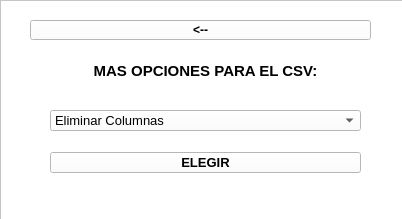
<?xml version="1.0" encoding="UTF-8"?>
<ui version="4.0">
 <class>VentanaOpciones</class>
 <widget class="QMainWindow" name="VentanaOpciones">
  <property name="geometry">
   <rect>
    <x>0</x>
    <y>0</y>
    <width>402</width>
    <height>219</height>
   </rect>
  </property>
  <property name="windowTitle">
   <string>Opciones CSV</string>
  </property>
  <property name="styleSheet">
   <string notr="true"/>
  </property>
  <widget class="QWidget" name="centralwidget">
   <widget class="QLabel" name="titulo">
    <property name="geometry">
     <rect>
      <x>50</x>
      <y>50</y>
      <width>311</width>
      <height>41</height>
     </rect>
    </property>
    <property name="font">
     <font>
      <pointsize>11</pointsize>
      <weight>75</weight>
      <bold>true</bold>
     </font>
    </property>
    <property name="styleSheet">
     <string notr="true">background-color: rgb(255, 255, 255);</string>
    </property>
    <property name="text">
     <string>MAS OPCIONES PARA EL CSV:</string>
    </property>
    <property name="alignment">
     <set>Qt::AlignCenter</set>
    </property>
   </widget>
   <widget class="QPushButton" name="elegir">
    <property name="geometry">
     <rect>
      <x>50</x>
      <y>152</y>
      <width>311</width>
      <height>21</height>
     </rect>
    </property>
    <property name="font">
     <font>
      <pointsize>10</pointsize>
      <weight>75</weight>
      <bold>true</bold>
     </font>
    </property>
    <property name="cursor">
     <cursorShape>PointingHandCursor</cursorShape>
    </property>
    <property name="styleSheet">
     <string notr="true">QPushButton:hover{
	
	background-color: rgb(165, 175, 173);
}
QPushButton{
	background-color: rgb(255, 255, 255);
}</string>
    </property>
    <property name="text">
     <string>ELEGIR</string>
    </property>
   </widget>
   <widget class="QComboBox" name="opciones">
    <property name="geometry">
     <rect>
      <x>50</x>
      <y>110</y>
      <width>311</width>
      <height>21</height>
     </rect>
    </property>
    <property name="font">
     <font>
      <pointsize>10</pointsize>
     </font>
    </property>
    <property name="toolTip">
     <string/>
    </property>
    <property name="statusTip">
     <string/>
    </property>
    <property name="whatsThis">
     <string/>
    </property>
    <property name="styleSheet">
     <string notr="true">background-color: rgb(255, 255, 255);</string>
    </property>
    <item>
     <property name="text">
      <string>Eliminar Columnas</string>
     </property>
    </item>
    <item>
     <property name="text">
      <string>Eliminar Registros</string>
     </property>
    </item>
    <item>
     <property name="text">
      <string>Segmentar dos CSV´s</string>
     </property>
    </item>
    <item>
     <property name="text">
      <string>Segmentar por Rangos</string>
     </property>
    </item>
    <item>
     <property name="text">
      <string>Unir dos CSV´s</string>
     </property>
    </item>
    <item>
     <property name="text">
      <string>Buscar Datos en especifico del CSV y Generar CSV</string>
     </property>
    </item>
    <item>
     <property name="text">
      <string>Elegir Columnas y Generar un CSV</string>
     </property>
    </item>
    <item>
     <property name="text">
      <string>Hacer Operaciones entre columnas</string>
     </property>
    </item>
    <item>
     <property name="text">
      <string>Referencia Cruzada</string>
     </property>
    </item>
   </widget>
   <widget class="QPushButton" name="regresar">
    <property name="geometry">
     <rect>
      <x>30</x>
      <y>20</y>
      <width>341</width>
      <height>20</height>
     </rect>
    </property>
    <property name="font">
     <font>
      <weight>75</weight>
      <bold>true</bold>
     </font>
    </property>
    <property name="styleSheet">
     <string notr="true">QPushButton:hover{
	
	background-color: rgb(165, 175, 173);
}
QPushButton{
	background-color: rgb(255, 255, 255);
}</string>
    </property>
    <property name="text">
     <string>&lt;--</string>
    </property>
   </widget>
   <widget class="QFrame" name="frame">
    <property name="geometry">
     <rect>
      <x>0</x>
      <y>0</y>
      <width>411</width>
      <height>221</height>
     </rect>
    </property>
    <property name="styleSheet">
     <string notr="true">background-color: rgb(255, 255, 255);</string>
    </property>
    <property name="frameShape">
     <enum>QFrame::StyledPanel</enum>
    </property>
    <property name="frameShadow">
     <enum>QFrame::Raised</enum>
    </property>
   </widget>
   <zorder>frame</zorder>
   <zorder>titulo</zorder>
   <zorder>elegir</zorder>
   <zorder>opciones</zorder>
   <zorder>regresar</zorder>
  </widget>
 </widget>
 <resources/>
 <connections/>
</ui>
